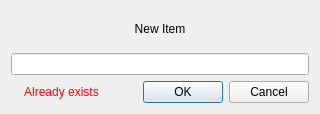
<?xml version="1.0" encoding="UTF-8"?>
<ui version="4.0">
 <class>NewItemDialog</class>
 <widget class="QDialog" name="NewItemDialog">
  <property name="geometry">
   <rect>
    <x>0</x>
    <y>0</y>
    <width>320</width>
    <height>114</height>
   </rect>
  </property>
  <property name="sizePolicy">
   <sizepolicy hsizetype="Fixed" vsizetype="Fixed">
    <horstretch>0</horstretch>
    <verstretch>0</verstretch>
   </sizepolicy>
  </property>
  <property name="windowTitle">
   <string>New Item</string>
  </property>
  <layout class="QVBoxLayout" name="verticalLayout_2" stretch="1,0">
   <item>
    <layout class="QVBoxLayout" name="verticalLayout">
     <item>
      <widget class="QLabel" name="label">
       <property name="text">
        <string>New Item</string>
       </property>
       <property name="alignment">
        <set>Qt::AlignCenter</set>
       </property>
      </widget>
     </item>
     <item>
      <widget class="QLineEdit" name="lineEdit"/>
     </item>
    </layout>
   </item>
   <item>
    <layout class="QHBoxLayout" name="horizontalLayout">
     <item>
      <widget class="QLabel" name="errorIconLabel">
       <property name="text">
        <string/>
       </property>
       <property name="pixmap">
        <pixmap resource="images.qrc">:/Resources/Images/error.png</pixmap>
       </property>
      </widget>
     </item>
     <item>
      <widget class="QLabel" name="errorMsgLabel">
       <property name="styleSheet">
        <string notr="true">QLabel
{
  color: red;
}</string>
       </property>
       <property name="text">
        <string>Already exists</string>
       </property>
       <property name="alignment">
        <set>Qt::AlignCenter</set>
       </property>
      </widget>
     </item>
     <item>
      <widget class="QDialogButtonBox" name="buttonBox">
       <property name="orientation">
        <enum>Qt::Horizontal</enum>
       </property>
       <property name="standardButtons">
        <set>QDialogButtonBox::Cancel|QDialogButtonBox::Ok</set>
       </property>
      </widget>
     </item>
    </layout>
   </item>
  </layout>
 </widget>
 <resources>
  <include location="images.qrc"/>
 </resources>
 <connections>
  <connection>
   <sender>buttonBox</sender>
   <signal>accepted()</signal>
   <receiver>NewItemDialog</receiver>
   <slot>accept()</slot>
   <hints>
    <hint type="sourcelabel">
     <x>248</x>
     <y>254</y>
    </hint>
    <hint type="destinationlabel">
     <x>157</x>
     <y>274</y>
    </hint>
   </hints>
  </connection>
  <connection>
   <sender>buttonBox</sender>
   <signal>rejected()</signal>
   <receiver>NewItemDialog</receiver>
   <slot>reject()</slot>
   <hints>
    <hint type="sourcelabel">
     <x>316</x>
     <y>260</y>
    </hint>
    <hint type="destinationlabel">
     <x>286</x>
     <y>274</y>
    </hint>
   </hints>
  </connection>
 </connections>
</ui>
